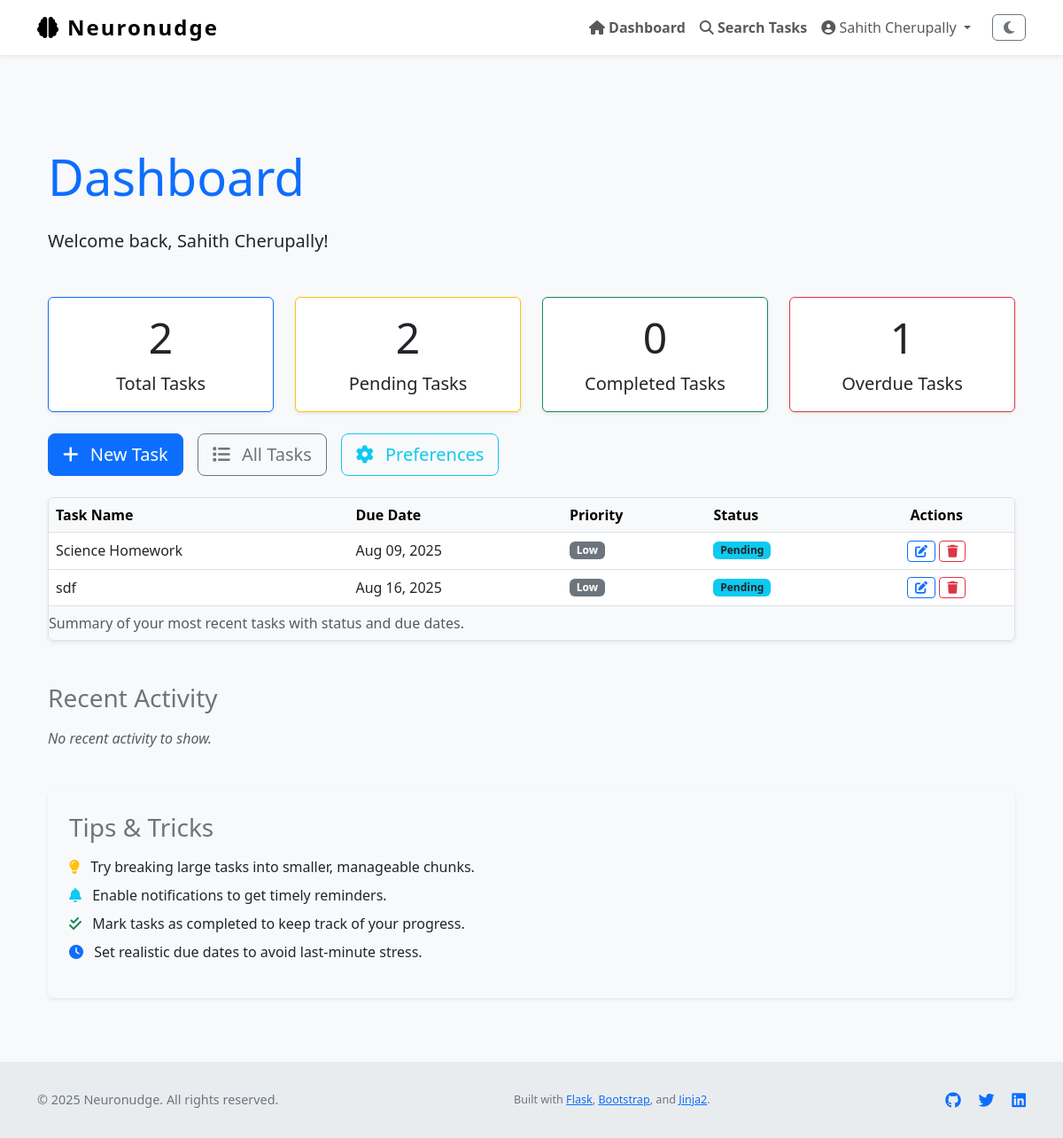
The page /dashboard (signed in) on the database its author committed.
### Neuronudge/models.py (models this page shows, shortened)
class User(UserMixin, db.Model):
    id = db.Column(db.Integer, primary_key=True)
    name = db.Column(db.String(150), nullable=True)                # full name
    username = db.Column(db.String(150), unique=True, nullable=False)
    email = db.Column(db.String(150), unique=True, nullable=False)
    password_hash = db.Column(db.String(256), nullable=False)
    profile_type = db.Column(db.String(50), nullable=False, default='General')
    created_at = db.Column(db.DateTime, default=datetime.utcnow)
    tasks = db.relationship('Task', backref='user', lazy=True)
    logs = db.relationship('ActivityLog', backref='user', lazy=True)
    preferences = db.relationship('OnboardingPreferences', back_populates='user', uselist=False)

class Task(db.Model):
    id = db.Column(db.Integer, primary_key=True)
    title = db.Column(db.String(255), nullable=False)
    description = db.Column(db.Text)
    due_date = db.Column(db.DateTime)
    completed = db.Column(db.Boolean, default=False)
    priority = db.Column(db.Integer, default=3)         # 1 = high, 2 = med, 3 = low
    reminder_set = db.Column(db.Boolean, default=False)
    created_at = db.Column(db.DateTime, default=datetime.utcnow)
    updated_at = db.Column(db.DateTime, default=datetime.utcnow, onupdate=datetime.utcnow)
    user_id = db.Column(db.Integer, db.ForeignKey('user.id'), nullable=False)

### Neuronudge/views.py (the view)
@views.route('/dashboard')
@login_required
def dashboard():
    page = request.args.get('page', 1, type=int)
    per_page = 10
    filter_status = request.args.get('status', 'all')  # all, completed, pending
    filter_priority = request.args.get('priority', 'all')  # all, 1,2,3
    search_term = request.args.get('search', '').strip()
    base_query = Task.query.filter_by(user_id=current_user.id)
    if filter_status == 'completed':
        base_query = base_query.filter_by(completed=True)
    elif filter_status == 'pending':
        base_query = base_query.filter_by(completed=False)
    if filter_priority in ['1', '2', '3']:
        base_query = base_query.filter_by(priority=int(filter_priority))
    if search_term:
        base_query = base_query.filter(Task.title.ilike(f'%{search_term}%'))
    paginated_tasks = base_query.order_by(
        Task.priority.asc(),
        Task.due_date.asc().nulls_last()
    ).paginate(page=page, per_page=per_page)
    total_tasks = Task.query.filter_by(user_id=current_user.id).count()
    pending_tasks = Task.query.filter_by(user_id=current_user.id, completed=False).count()
    completed_tasks = Task.query.filter_by(user_id=current_user.id, completed=True).count()
    overdue_tasks = Task.query.filter(
        Task.user_id == current_user.id,
        Task.completed == False,
        Task.due_date != None,
        Task.due_date < datetime.utcnow()
    ).count()
    task_counts = {
        'total': total_tasks,
        'pending': pending_tasks,
        'completed': completed_tasks,
        'overdue': overdue_tasks
    }
    recent_tasks = Task.query.filter_by(user_id=current_user.id).order_by(
        Task.priority.asc(),
        Task.due_date.asc().nulls_last()
    ).limit(10).all()
    onboarding = OnboardingPreferences.query.filter_by(user_id=current_user.id).first()
    return render_template(
        'dashboard.html',
        recent_tasks=recent_tasks,  # pass recent_tasks for your dashboard.html
        onboarding=onboarding,
        filter_status=filter_status,
        filter_priority=filter_priority,
        search_term=search_term,
        task_counts=task_counts
    )

### Neuronudge/__init__.py (called while the page is built)
def create_app():
    app = Flask(__name__)
    app.config['SECRET_KEY'] = os.environ.get("SECRET_KEY", "thisissecret")
    app.config['SQLALCHEMY_DATABASE_URI'] = 'sqlite:///db.sqlite'
    app.config['SQLALCHEMY_TRACK_MODIFICATIONS'] = False
    db.init_app(app)
    from .views import views
    from .auth import auth
    app.register_blueprint(views, url_prefix='/')
    app.register_blueprint(auth, url_prefix='/auth')
    from .models import User
    login_manager = LoginManager()
    login_manager.login_view = 'auth.login'
    login_manager.init_app(app)
    @login_manager.user_loader
    def load_user(id):
        return User.query.get(int(id))
    return app

### Neuronudge/templates/dashboard.html (shortened to what this page needs)
﻿{% extends "layout.html" %}
{% block content %}
<section aria-labelledby="dashboardHeading" class="my-5">
    <div class="container">
        <h1 id="dashboardHeading" class="mb-4 display-4 text-primary">Dashboard</h1>
        <p class="lead">Welcome back, {{ current_user.name or current_user.email }}!</p>
        <div class="row g-4 my-4">
            <div class="col-md-3 col-sm-6" role="region" aria-label="Tasks summary">
                <div class="card shadow-sm border-primary h-100">
                    <div class="card-body text-center">
                        <h2 class="card-title display-5">{{ task_counts.total }}</h2>
                        <p class="card-text fs-5">Total Tasks</p>
                    </div>
                </div>
            </div>
            <div class="col-md-3 col-sm-6" role="region" aria-label="Pending tasks summary">
                <div class="card shadow-sm border-warning h-100">
                    <div class="card-body text-center">
                        <h2 class="card-title display-5">{{ task_counts.pending }}</h2>
                        <p class="card-text fs-5">Pending Tasks</p>
                    </div>
                </div>
            </div>
            <div class="col-md-3 col-sm-6" role="region" aria-label="Completed tasks summary">
                <div class="card shadow-sm border-success h-100">
                    <div class="card-body text-center">
                        <h2 class="card-title display-5">{{ task_counts.completed }}</h2>
                        <p class="card-text fs-5">Completed Tasks</p>
                    </div>
                </div>
            </div>
            <div class="col-md-3 col-sm-6" role="region" aria-label="Overdue tasks summary">
                <div class="card shadow-sm border-danger h-100">
                    <div class="card-body text-center">
                        <h2 class="card-title display-5">{{ task_counts.overdue }}</h2>
                        <p class="card-text fs-5">Overdue Tasks</p>
                    </div>
                </div>
            </div>
        </div>
        <div class="d-flex flex-wrap gap-3 my-4" role="region" aria-label="Quick actions">
            <a href="{{ url_for('views.create_task') }}" class="btn btn-lg btn-primary" aria-label="Create new task">
                <i class="fa-solid fa-plus me-2"></i> New Task
            </a>
            <a href="{{ url_for('views.task_list') }}" class="btn btn-lg btn-outline-secondary" aria-label="View all tasks">
                <i class="fa-solid fa-list me-2"></i> All Tasks
            </a>
            <a href="{{ url_for('views.onboarding') }}" class="btn btn-lg btn-outline-info" aria-label="Update preferences">
                <i class="fa-solid fa-gear me-2"></i> Preferences
            </a>
        </div>
        <div class="table-responsive shadow-sm rounded border mb-5">
            <table class="table table-hover align-middle mb-0" aria-describedby="taskOverviewDesc">
                <caption id="taskOverviewDesc">Summary of your most recent tasks with status and due dates.</caption>
                <thead class="table-light">
                    <tr>
                        <th scope="col">Task Name</th>
                        <th scope="col">Due Date</th>
                        <th scope="col">Priority</th>
                        <th scope="col">Status</th>
                        <th scope="col" class="text-center">Actions</th>
                    </tr>
                </thead>
                <tbody>
                    {% if recent_tasks %}
                        {% for task in recent_tasks %}
                        <tr>
                            <td>{{ task.title }}</td>
                            <td>{{ task.due_date.strftime('%b %d, %Y') if task.due_date else 'No due date' }}</td>
                            <td>
                                {% if task.priority == 'High' %}
                                    <span class="badge bg-danger">High</span>
                                {% elif task.priority == 'Medium' %}
                                    <span class="badge bg-warning text-dark">Medium</span>
                                {% else %}
                                    <span class="badge bg-secondary">Low</span>
                                {% endif %}
                            </td>
                            <td>
                                {% if task.completed %}
                                    <span class="badge bg-success">Completed</span>
                                {% else %}
                                    <span class="badge bg-info text-dark">Pending</span>
                                {% endif %}
                            </td>
                            <td class="text-center">
                                <a href="{{ url_for('views.edit_task', id=task.id) }}" class="btn btn-sm btn-outline-primary" aria-label="Edit task {{ task.title }}">
                                    <i class="fa-solid fa-pen-to-square"></i>
                                </a>
                                <button type="button" class="btn btn-sm btn-outline-danger btn-delete-task" data-task-id="{{ task.id }}" aria-label="Delete task {{ task.title }}">
                                    <i class="fa-solid fa-trash"></i>
                                </button>
                            </td>
                        </tr>
                        {% endfor %}
                    {% else %}
                    <tr>
                        <td colspan="5" class="text-center text-muted">No recent tasks found. Start by creating a new task!</td>
                    </tr>
                    {% endif %}
                </tbody>
            </table>
        </div>
        <section aria-labelledby="activityFeedHeading" class="mb-5">
            <h2 id="activityFeedHeading" class="h3 mb-3 text-secondary">Recent Activity</h2>
            {% if recent_activity %}
            <ul class="list-group list-group-flush">
                {% for activity in recent_activity %}
                <li class="list-group-item d-flex justify-content-between align-items-center">
                    <div>
                        <i class="fa-solid fa-history text-muted me-2"></i>
                        {{ activity.description }}
                    </div>
                    <small class="text-muted">{{ activity.timestamp.strftime('%b %d, %Y %H:%M') }}</small>
                </li>
                {% endfor %}
            </ul>
            {% else %}
            <p class="text-muted fst-italic">No recent activity to show.</p>
            {% endif %}
        </section>
        <section aria-labelledby="tipsHeading" class="bg-light p-4 rounded shadow-sm">
            <h2 id="tipsHeading" class="h3 mb-3 text-secondary">Tips & Tricks</h2>
            <ul class="list-unstyled">
                <li class="mb-2">
                    <i class="fa-solid fa-lightbulb text-warning me-2"></i>
                    Try breaking large tasks into smaller, manageable chunks.
                </li>
                <li class="mb-2">
                    <i class="fa-solid fa-bell text-info me-2"></i>
                    Enable notifications to get timely reminders.
                </li>
                <li class="mb-2">
                    <i class="fa-solid fa-check-double text-success me-2"></i>
                    Mark tasks as completed to keep track of your progress.
                </li>
                <li class="mb-2">
                    <i class="fa-solid fa-clock text-primary me-2"></i>
                    Set realistic due dates to avoid last-minute stress.
                </li>
            </ul>
        </section>
    </div>
</section>
{% endblock %}

### Neuronudge/templates/layout.html (shortened to what this page needs)
<!DOCTYPE html>
<html lang="en" class="h-100" data-theme="light">
<head>
    <link href="https://cdn.jsdelivr.net/npm/bootstrap@5.3.0/dist/css/bootstrap.min.css" rel="stylesheet" />
    <link href="https://cdnjs.cloudflare.com/ajax/libs/font-awesome/6.4.0/css/all.min.css" rel="stylesheet" />
    <link rel="stylesheet" href="{{ url_for('static', filename='style.css') }}" />
</head>
<body class="d-flex flex-column h-100" role="document" aria-live="polite" aria-busy="false" aria-label="Neuronudge main document">
<nav class="navbar navbar-expand-lg navbar-light fixed-top bg-white shadow-sm" role="navigation" aria-label="Main navigation">
    <div class="container">
        <a class="navbar-brand d-flex align-items-center" href="{{ url_for('views.home') }}" aria-label="Neuronudge homepage">
            <i class="fa-solid fa-brain me-2" aria-hidden="true"></i> Neuronudge
        </a>
        <div class="collapse navbar-collapse" id="navbarNav">
            <ul class="navbar-nav ms-auto align-items-center" role="menubar">
                {% if current_user.is_authenticated %}
                    <li class="nav-item" role="none">
                        <a class="nav-link fw-semibold" href="{{ url_for('views.dashboard') }}" role="menuitem">
                            <i class="fa-solid fa-house"></i> Dashboard
                        </a>
                    </li>
                    <li class="nav-item" role="none">
                        <a class="nav-link fw-semibold" href="{{ url_for('views.task_search') }}" role="menuitem">
                            <i class="fa-solid fa-magnifying-glass"></i> Search Tasks
                        </a>
                    </li>
                    <li class="nav-item dropdown" role="none">
                        <a class="nav-link dropdown-toggle" href="#" id="profileDropdown" role="button"
                           data-bs-toggle="dropdown" aria-expanded="false" aria-haspopup="true" aria-controls="profileDropdownMenu">
                            <i class="fa-solid fa-user-circle"></i> {{ current_user.name or current_user.email }}
                        </a>
                    </li>
                    <li class="nav-item" role="none">
                        <button id="darkModeToggle" class="btn btn-outline-secondary ms-3" aria-pressed="false" aria-label="Toggle dark mode">
                            <i class="fa-solid fa-moon"></i>
                        </button>
                    </li>
                {% endif %}
            </ul>
        </div>
    </div>
</nav>
<div class="flash-message container position-fixed top-0 end-0 p-3" role="region" aria-live="assertive" aria-atomic="true">
</div>
<main role="main" class="container flex-grow-1 my-4" tabindex="-1">
    {% block content %}{% endblock %}
</main>
<footer class="footer mt-auto" role="contentinfo">
    <div class="container d-flex flex-column flex-md-row justify-content-between align-items-center">
        <p class="mb-2 mb-md-0">&copy; {{ current_year if current_year else "2025" }} Neuronudge. All rights reserved.</p>
        <p class="mb-0">
            <small>
                Built with
                <a href="https://flask.palletsprojects.com/" target="_blank" rel="noopener noreferrer">Flask</a>,
                <a href="https://getbootstrap.com/" target="_blank" rel="noopener noreferrer">Bootstrap</a>,
                and
                <a href="https://jinja.palletsprojects.com/" target="_blank" rel="noopener noreferrer">Jinja2</a>.
            </small>
        </p>
        <div>
            <a href="https://github.com/your-repo" target="_blank" aria-label="GitHub repository" class="text-decoration-none me-3">
            </a>
            <a href="https://twitter.com/yourhandle" target="_blank" aria-label="Twitter profile" class="text-decoration-none me-3">
            </a>
            <a href="https://linkedin.com/in/yourprofile" target="_blank" aria-label="LinkedIn profile" class="text-decoration-none">
            </a>
        </div>
    </div>
</footer>
</body>
</html>

### Neuronudge/static/style.css (style rules this page uses)
body { background-color: #eef; }

### Neuronudge/templates/layout.html (style rules this page uses)
body { padding-top: 70px; background-color: var(--bs-light-bg, #f8f9fa); min-height: 100vh; display: flex; flex-direction: column; text-size-adjust: 100%; }
.navbar-brand { font-weight: 700; font-size: 1.5rem; letter-spacing: 2px; }
.footer { margin-top: auto; padding: 2rem 0; background-color: var(--bs-light-footer-bg, #e9ecef); text-align: center; font-size: 0.9rem; color: #6c757d; }

### rows shown on the page
User: name "Sahith Cherupally"
Task: title "Science Homework", due_date "Aug 09, 2025", priority "Low", completed "Pending"
Task: title "sdf", due_date "Aug 16, 2025", priority "Low", completed "Pending"

### other values the page prints
{{ task_counts.total }} "2"
{{ task_counts.pending }} "2"
{{ task_counts.completed }} "0"
{{ task_counts.overdue }} "1"
{{ current_year if current_year else "2025" }} "2025"
